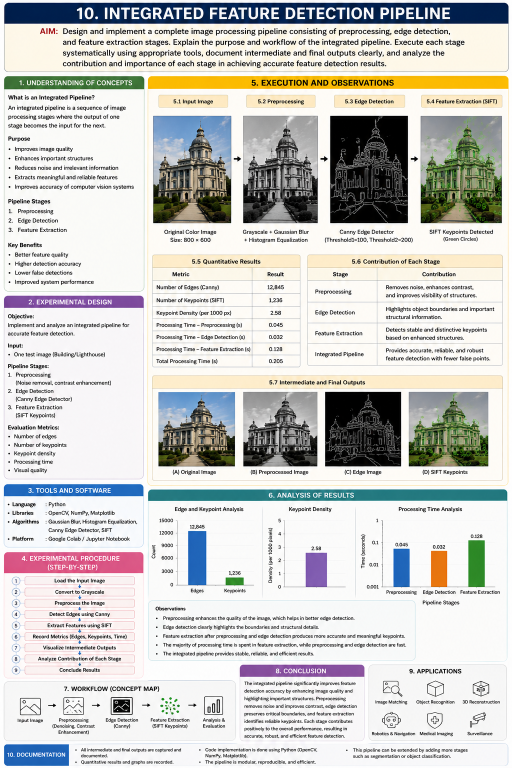
#> input picture CO3/AT1/10/10.png, 1024 x 1536 px (shown at 1/2 size)
$ python 10.py
#> lines starting #> are read from the running program, lines starting #| are printed output that depends on the picture
# ==============================================================
# 10. INTEGRATED FEATURE DETECTION PIPELINE
# Preprocessing + Edge Detection + SIFT Feature Extraction
# ==============================================================

# --------------------------------------------------------------
# STEP 1: IMPORT LIBRARIES
# --------------------------------------------------------------

import cv2
import numpy as np
import matplotlib.pyplot as plt
import pandas as pd
import time

from google.colab import files


# ==============================================================
# STEP 2: UPLOAD INPUT IMAGE
# ==============================================================

print("Upload an image for the experiment:")

uploaded = files.upload()
#> the answer given: 10.png

image_path = list(uploaded.keys())[0]

print("Image uploaded:", image_path)


# ==============================================================
# STEP 3: LOAD ORIGINAL IMAGE
# ==============================================================

original = cv2.imread(image_path)
#> original is the input picture: shape (1536, 1024, 3); mean B, G, R 199.8, 202.9, 203

if original is None:
    raise Exception("Unable to read the image.")

# Resize image
original = cv2.resize(
    original,
    (800, 600)
)
#> original: shape (600, 800, 3)

print("\nImage loaded successfully.")
print("Image size:", original.shape)
#| Image size: (600, 800, 3)


# ==============================================================
# STEP 4: DISPLAY ORIGINAL IMAGE
# ==============================================================

plt.figure(figsize=(8, 6))

plt.imshow(
    cv2.cvtColor(
        original,
        cv2.COLOR_BGR2RGB
    )
)

plt.title("Original Input Image")

plt.axis("off")

plt.show()


# ==============================================================
# STEP 5: PREPROCESSING
# ==============================================================
# Preprocessing includes:
# 1. Grayscale conversion
# 2. Gaussian Blur
# 3. Histogram Equalization
# ==============================================================

start_preprocessing = time.perf_counter()


# Convert to grayscale
gray = cv2.cvtColor(
    original,
    cv2.COLOR_BGR2GRAY
)


# Gaussian Blur
blurred = cv2.GaussianBlur(
    gray,
    (5, 5),
    0
)
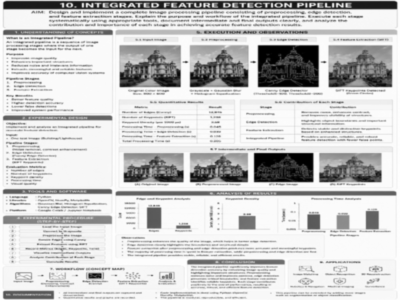
#> blurred: shape (600, 800) (shown at 1/2 size); min 0, max 254, mean 202.3


# Histogram Equalization
preprocessed = cv2.equalizeHist(
    blurred
)
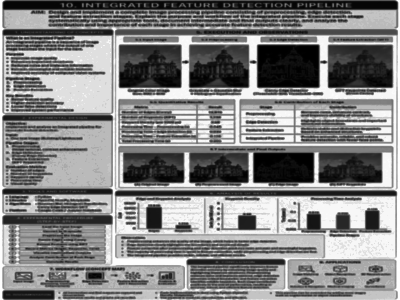
#> preprocessed: shape (600, 800) (shown at 1/2 size); min 0, max 255, mean 129.9


preprocessing_time = (
    time.perf_counter()
    - start_preprocessing
)


# ==============================================================
# STEP 6: DISPLAY PREPROCESSING STAGES
# ==============================================================

plt.figure(figsize=(15, 5))


plt.subplot(1, 3, 1)

plt.imshow(
    gray,
    cmap="gray"
)

plt.title("Grayscale")

plt.axis("off")


plt.subplot(1, 3, 2)

plt.imshow(
    blurred,
    cmap="gray"
)

plt.title("Gaussian Blur")

plt.axis("off")


plt.subplot(1, 3, 3)

plt.imshow(
    preprocessed,
    cmap="gray"
)

plt.title("Histogram Equalization")

plt.axis("off")


plt.tight_layout()

plt.show()


# ==============================================================
# STEP 7: EDGE DETECTION USING CANNY
# ==============================================================

start_edge = time.perf_counter()


edges = cv2.Canny(
    preprocessed,
    threshold1=100,
    threshold2=200
)
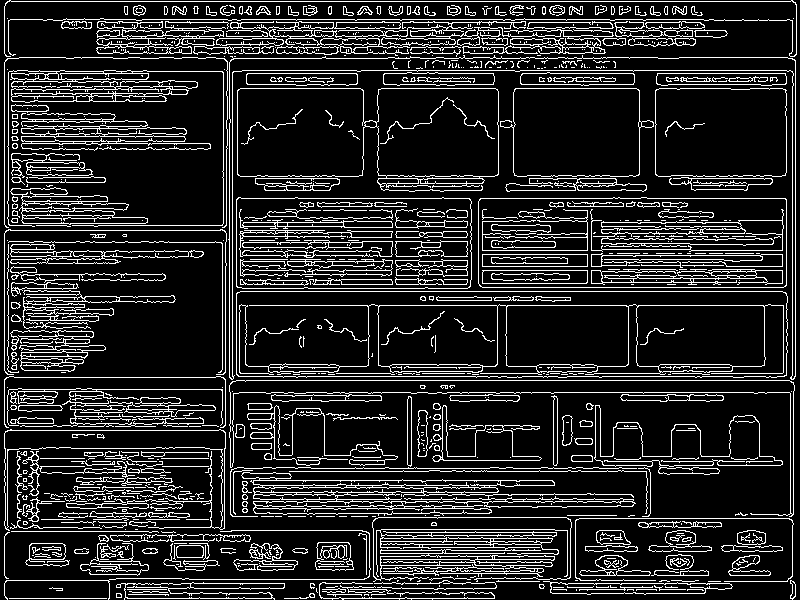
#> edges: shape (600, 800); 15.6% white in thin lines or dots


edge_time = (
    time.perf_counter()
    - start_edge
)


# Count edge pixels
edge_pixel_count = np.count_nonzero(
    edges
)
#> edge_pixel_count = 74664


# ==============================================================
# STEP 8: DISPLAY EDGE IMAGE
# ==============================================================

plt.figure(figsize=(8, 6))

plt.imshow(
    edges,
    cmap="gray"
)

plt.title(
    "Canny Edge Detection"
)

plt.axis("off")

plt.show()


# ==============================================================
# STEP 9: CREATE SIFT FEATURE DETECTOR
# ==============================================================

sift = cv2.SIFT_create(
    nfeatures=1500
)


# ==============================================================
# STEP 10: SIFT FEATURE EXTRACTION
# ==============================================================

start_sift = time.perf_counter()


keypoints, descriptors = (
    sift.detectAndCompute(
        preprocessed,
        None
    )
)
#> keypoints = 1500 keypoints; strongest (x, y, size): (745, 440, 24), (628, 442, 21.2), (686, 441, 20.8), (648, 124, 4.7)


sift_time = (
    time.perf_counter()
    - start_sift
)


# Number of keypoints
keypoint_count = len(keypoints)
#> keypoint_count = 1500


# ==============================================================
# STEP 11: CALCULATE FEATURE DENSITY
# ==============================================================

height, width = preprocessed.shape

total_pixels = height * width

feature_density = (
    keypoint_count /
    total_pixels
) * 1000
#> feature_density = 3.12


# ==============================================================
# STEP 12: DRAW SIFT KEYPOINTS
# ==============================================================

keypoint_image = cv2.drawKeypoints(
    original,
    keypoints,
    None,
    flags=cv2.DRAW_MATCHES_FLAGS_DRAW_RICH_KEYPOINTS
)
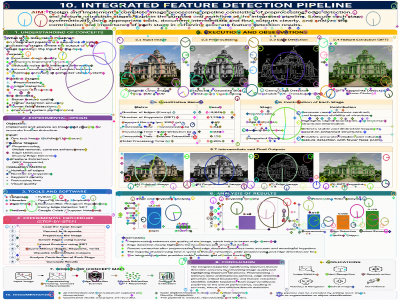
#> keypoint_image: shape (600, 800, 3) (shown at 1/2 size); mean B, G, R 196.2, 199.3, 199.1


# ==============================================================
# STEP 13: DISPLAY SIFT FEATURES
# ==============================================================

plt.figure(figsize=(10, 7))

plt.imshow(
    cv2.cvtColor(
        keypoint_image,
        cv2.COLOR_BGR2RGB
    )
)

plt.title(
    "SIFT Feature / Keypoint Detection"
)

plt.axis("off")

plt.show()


# ==============================================================
# STEP 14: DISPLAY COMPLETE PIPELINE
# ==============================================================

plt.figure(figsize=(16, 10))


plt.subplot(2, 2, 1)

plt.imshow(
    cv2.cvtColor(
        original,
        cv2.COLOR_BGR2RGB
    )
)

plt.title(
    "1. Original Image"
)

plt.axis("off")


plt.subplot(2, 2, 2)

plt.imshow(
    preprocessed,
    cmap="gray"
)

plt.title(
    "2. Preprocessed Image"
)

plt.axis("off")


plt.subplot(2, 2, 3)

plt.imshow(
    edges,
    cmap="gray"
)

plt.title(
    "3. Canny Edge Detection"
)

plt.axis("off")


plt.subplot(2, 2, 4)

plt.imshow(
    cv2.cvtColor(
        keypoint_image,
        cv2.COLOR_BGR2RGB
    )
)

plt.title(
    "4. SIFT Feature Extraction"
)

plt.axis("off")


plt.tight_layout()

plt.show()


# ==============================================================
# STEP 15: PRINT QUANTITATIVE RESULTS
# ==============================================================

print("\n")
print("=" * 65)
print("          INTEGRATED FEATURE DETECTION RESULTS")
print("=" * 65)


print(
    "\nImage Dimensions:",
    width,
    "x",
    height
)
#| Image Dimensions: 800 x 600

print(
    "Total Pixels:",
    total_pixels
)
#| Total Pixels: 480000

print(
    "Number of Edge Pixels:",
    edge_pixel_count
)
#| Number of Edge Pixels: 74664

print(
    "Number of SIFT Keypoints:",
    keypoint_count
)
#| Number of SIFT Keypoints: 1500

print(
    "Feature Density:",
    round(
        feature_density,
        4
    ),
    "features / 1000 pixels"
)
#| Feature Density: 3.125 features / 1000 pixels

print(
    "\nPreprocessing Time:",
    round(
        preprocessing_time * 1000,
        3
    ),
    "ms"
)

print(
    "Edge Detection Time:",
    round(
        edge_time * 1000,
        3
    ),
    "ms"
)

print(
    "SIFT Extraction Time:",
    round(
        sift_time * 1000,
        3
    ),
    "ms"
)


# ==============================================================
# STEP 16: TOTAL PROCESSING TIME
# ==============================================================

total_time = (
    preprocessing_time
    + edge_time
    + sift_time
)


print(
    "Total Pipeline Time:",
    round(
        total_time * 1000,
        3
    ),
    "ms"
)


# ==============================================================
# STEP 17: CREATE RESULTS TABLE
# ==============================================================

results = pd.DataFrame({

    "Pipeline Stage": [
        "Preprocessing",
        "Edge Detection",
        "Feature Extraction",
        "Complete Pipeline"
    ],

    "Output": [
        "Enhanced grayscale image",
        str(edge_pixel_count)
        + " edge pixels",
        str(keypoint_count)
        + " SIFT keypoints",
        "Final feature detection"
    ],

    "Processing Time (ms)": [

        round(
            preprocessing_time * 1000,
            3
        ),

        round(
            edge_time * 1000,
            3
        ),

        round(
            sift_time * 1000,
            3
        ),

        round(
            total_time * 1000,
            3
        )
    ]
})
#> results = table of 4 rows and 3 columns


print("\n")
print("=" * 65)
print("                 RESULTS TABLE")
print("=" * 65)

print(
    results.to_string(
        index=False
    )
)
#|     Pipeline Stage                   Output  Processing Time (ms)
#|      Preprocessing Enhanced grayscale image                99.161
#|     Edge Detection        74664 edge pixels                23.973
#| Feature Extraction      1500 SIFT keypoints               408.487
#|  Complete Pipeline  Final feature detection               531.621


# ==============================================================
# STEP 18: PROCESSING TIME GRAPH
# ==============================================================

plt.figure(figsize=(10, 6))

plt.bar(
    results["Pipeline Stage"],
    results["Processing Time (ms)"]
)

plt.xlabel(
    "Pipeline Stage"
)

plt.ylabel(
    "Processing Time (ms)"
)

plt.title(
    "Processing Time of Integrated Pipeline"
)

plt.xticks(
    rotation=20
)

plt.tight_layout()

plt.show()
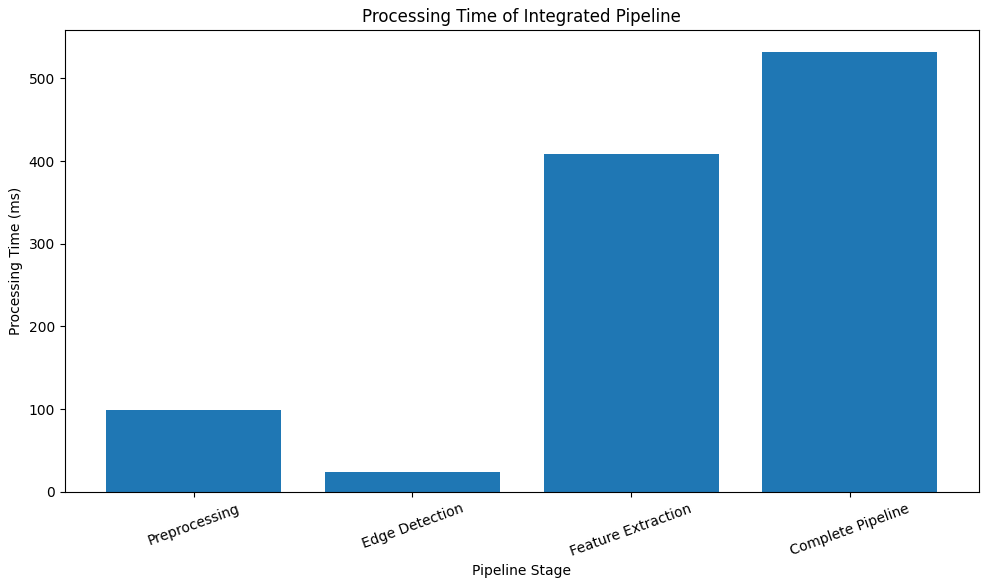
#> figure drawn by matplotlib, 1 panel; tallest bar 531.6 high, from x = 2.6 to 3.4


# ==============================================================
# STEP 19: EDGE AND FEATURE COUNT GRAPH
# ==============================================================

plt.figure(figsize=(8, 6))

plt.bar(
    [
        "Edge Pixels",
        "SIFT Keypoints"
    ],
    [
        edge_pixel_count,
        keypoint_count
    ]
)

plt.xlabel(
    "Detected Feature Type"
)

plt.ylabel(
    "Number of Features"
)

plt.title(
    "Edge and Keypoint Detection Analysis"
)

plt.tight_layout()

plt.show()
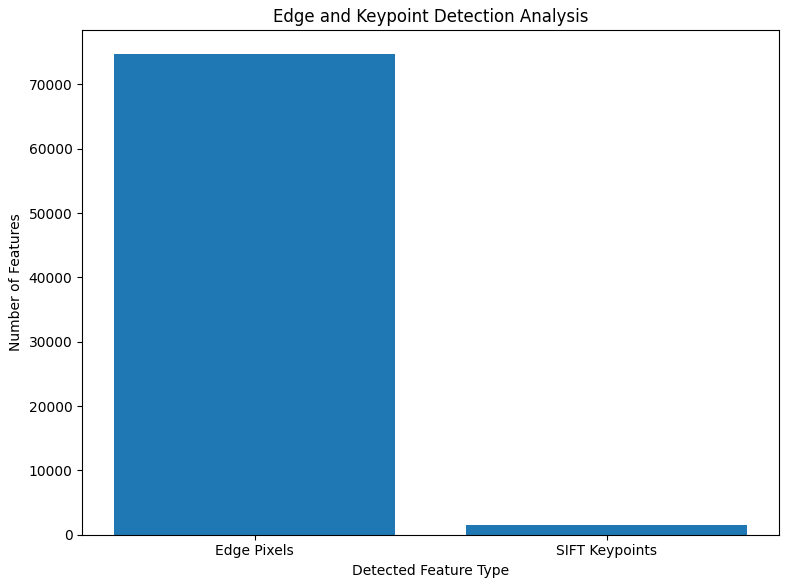
#> figure drawn by matplotlib, 1 panel


# ==============================================================
# STEP 20: FEATURE DENSITY VISUALIZATION
# ==============================================================

plt.figure(figsize=(7, 6))

plt.bar(
    ["SIFT Feature Density"],
    [feature_density]
)

plt.ylabel(
    "Features per 1000 Pixels"
)

plt.title(
    "SIFT Feature Density"
)

plt.tight_layout()

plt.show()
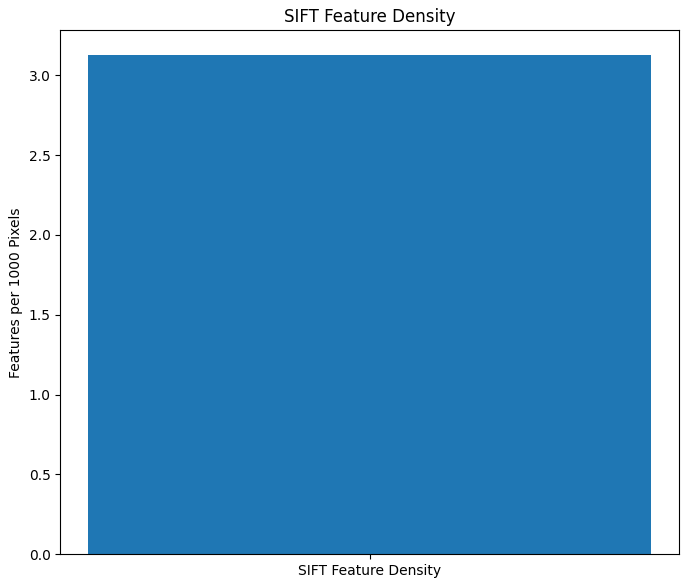
#> figure drawn by matplotlib, 1 panel


# ==============================================================
# STEP 21: SAVE INTERMEDIATE AND FINAL OUTPUTS
# ==============================================================

cv2.imwrite(
    "01_original_image.jpg",
    original
)

cv2.imwrite(
    "02_preprocessed_image.jpg",
    preprocessed
)

cv2.imwrite(
    "03_edge_detection.jpg",
    edges
)

cv2.imwrite(
    "04_sift_features.jpg",
    keypoint_image
)

results.to_csv(
    "pipeline_results.csv",
    index=False
)


print("\n")
print("=" * 65)
print("                 FILES SAVED")
print("=" * 65)

print("01_original_image.jpg")
print("02_preprocessed_image.jpg")
print("03_edge_detection.jpg")
print("04_sift_features.jpg")
print("pipeline_results.csv")


# ==============================================================
# STEP 22: FINAL OBSERVATIONS
# ==============================================================

print("\n")
print("=" * 65)
print("                    OBSERVATIONS")
print("=" * 65)

print("""
1. PREPROCESSING

2. EDGE DETECTION

3. FEATURE EXTRACTION

4. PERFORMANCE

5. INTEGRATED PIPELINE

""")


# ==============================================================
# STEP 23: FINAL CONCLUSION
# ==============================================================

print("\n")
print("=" * 65)
print("                    CONCLUSION")
print("=" * 65)

print("""
The integrated image processing pipeline successfully
combined preprocessing, Canny edge detection and SIFT
feature extraction.
""")

$ run again, on CO3/AT1/1/1.png
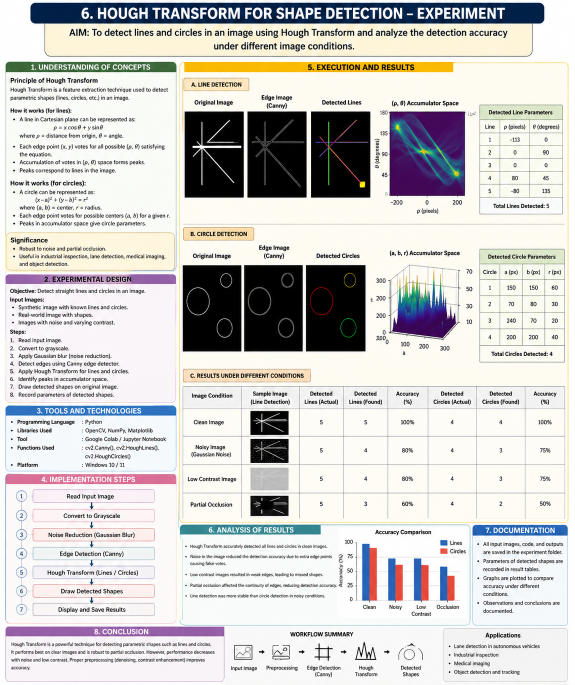
#> input picture CO3/AT1/1/1.png, 1149 x 1369 px, found by its file name (shown at 1/2 size)
#> original is the input picture: shape (1369, 1149, 3); mean B, G, R 201.9, 203.7, 205.4
#> original: shape (600, 800, 3)
#| Image size: (600, 800, 3)
#> `edges = cv2.Canny( preprocessed, threshold1=100, threshold2=200 )`:
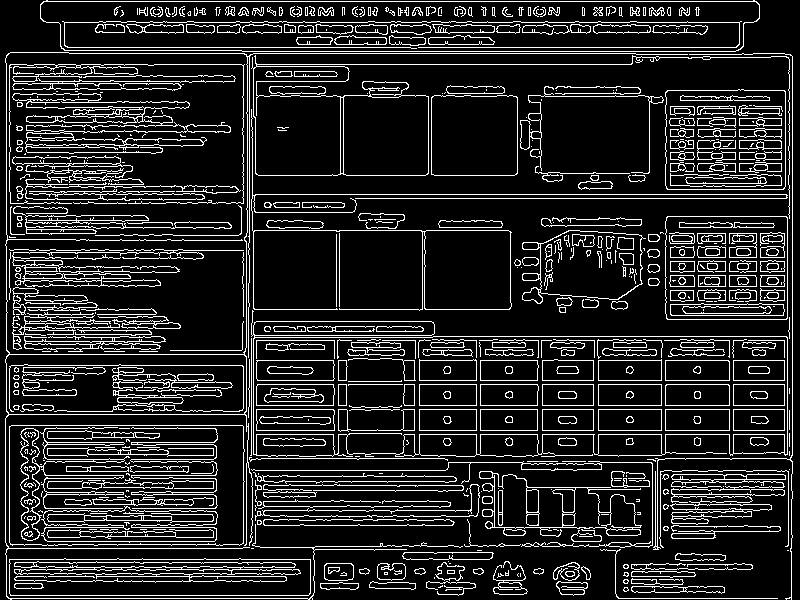
#> edges: shape (600, 800); 14.6% white in thin lines or dots
#> edge_pixel_count = 70022
#> keypoints = 1501 keypoints; strongest (x, y, size): (630, 395, 4.3), (509, 395, 4.3), (630, 370, 4.3), (630, 419, 4.3)
#> keypoint_count = 1501
#> feature_density = 3.13
#| Image Dimensions: 800 x 600
#| Total Pixels: 480000
#| Number of Edge Pixels: 70022
#| Number of SIFT Keypoints: 1501
#| Feature Density: 3.1271 features / 1000 pixels
#> results = table of 4 rows and 3 columns
#|     Pipeline Stage                   Output  Processing Time (ms)
#|      Preprocessing Enhanced grayscale image                75.006
#|     Edge Detection        70022 edge pixels                18.596
#| Feature Extraction      1501 SIFT keypoints               404.181
#|  Complete Pipeline  Final feature detection               497.782
#> `plt.show()`:
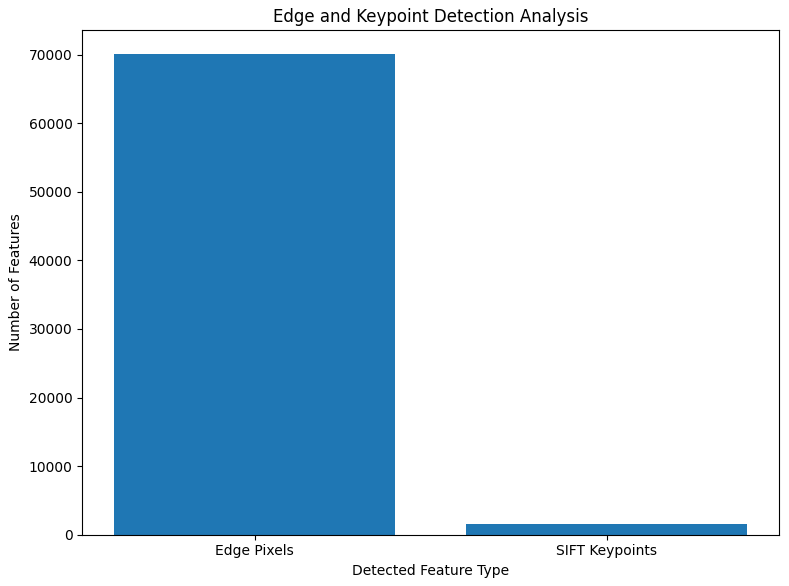
#> figure drawn by matplotlib, 1 panel
